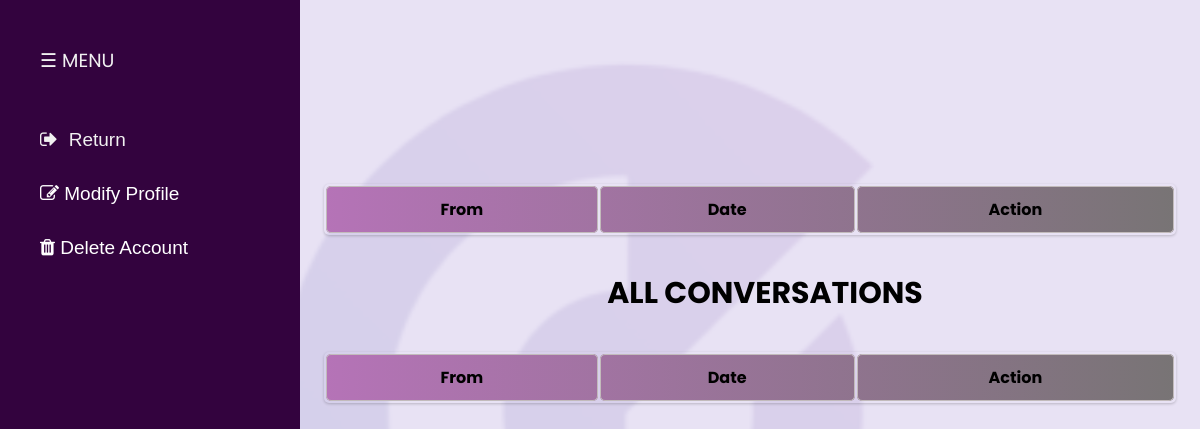
Before: /conversations_ent.php (signed in) with the older database file.
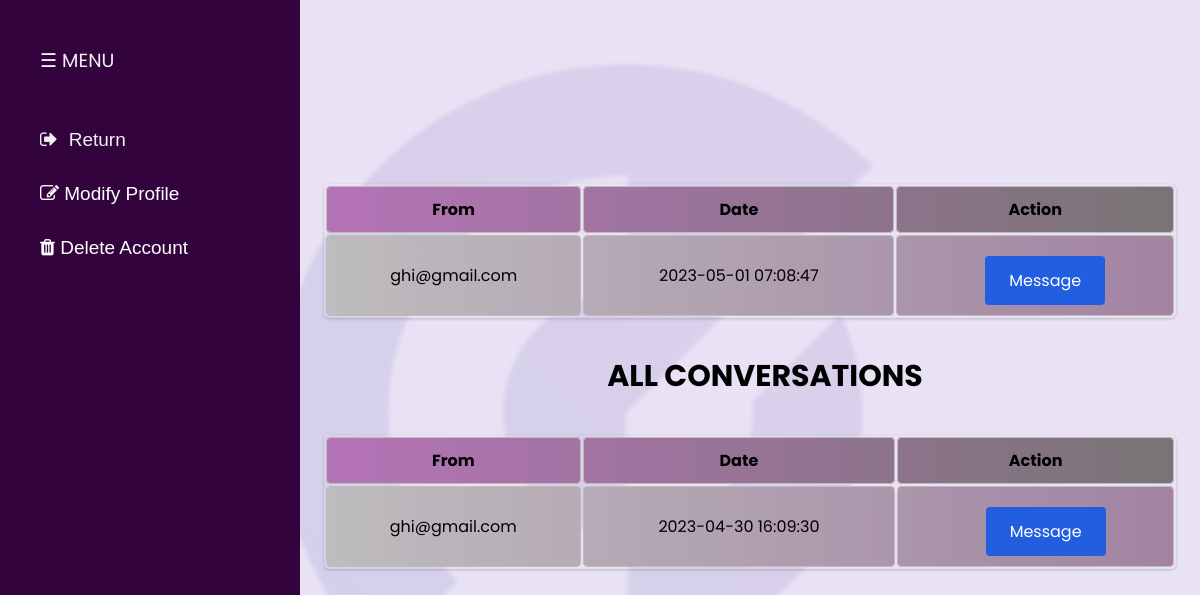
After: the same page with the newer database file.
### tables this page shows
CREATE TABLE `messages` (
  `id` int(11) NOT NULL,
  `sender` int(11) NOT NULL,
  `receiver` int(11) NOT NULL,
  `message` text NOT NULL,
  `type` varchar(255) NOT NULL,
  `timestamp` timestamp NOT NULL DEFAULT current_timestamp(),
  `read` int(1) DEFAULT NULL
);

CREATE TABLE `influencer` (
  `id` int(6) UNSIGNED NOT NULL,
  `lastname` varchar(30) NOT NULL,
  `firstname` varchar(30) NOT NULL,
  `email` varchar(30) NOT NULL,
  `password` varchar(30) NOT NULL,
  `age` int(6) NOT NULL
);

### conversations_ent.php (the view, shortened to what this page needs)
<!DOCTYPE html>
<html lang="en">
<head>
    <link rel="stylesheet" href="./css/entreprise.css">
    <link rel="stylesheet" href="https://cdnjs.cloudflare.com/ajax/libs/font-awesome/4.7.0/css/font-awesome.min.css">
</head>
<body>
    <nav>
        <ul>
            <li>&#9776; MENU </li><br><br>
            <li>
            <i class="fa fa-sign-out"></i>
                <input type="submit" value="Return" onclick="window.location.href='entreprise.php'">
            </li><br>
            <li><a href="modifypfent.php"><i class="fa fa-pencil-square-o"></i> Modify Profile</a>
            </li><br>
            <li><a href="delete.php"><i class="fa fa-trash"></i> Delete Account</a>
            </li><br>
        </ul>
    </nav>
    <main></main>
    <div class="main">
<?php
include_once 'database.php';
$id = $_SESSION['id'];
$sql = "SELECT * FROM messages join influencer on messages.sender = influencer.id WHERE receiver='$id' and `type` like 'inf'and `read`=0 group by sender order by timestamp ";
$result = mysqli_query($conn, $sql);
echo "<table>";
echo "<th>From</th><th>Date</th><th>Action</th>";
foreach ($result as $row) {
    echo "<tr>";
    echo "<td>" .$row['email'] . "</td>";
    echo "<td>".$row['timestamp']."</td>";
               echo "<td>";
        echo "<form method='post'>";
        echo "<button type='submit' class='message-btn' name='message'>Message</button>";
        echo "</form>";
        echo "</td>";
        echo "</tr>";
    }
    echo "</table>";
    echo "<h1><center>ALL CONVERSATIONS</center></h1>";
    $sql2 = "SELECT * FROM messages join influencer on messages.sender = influencer.id WHERE receiver='$id' and `type` like 'inf' group by sender order by timestamp ";
$result2 = mysqli_query($conn, $sql2);
echo "<table>";
echo "<th>From</th><th>Date</th><th>Action</th>";
foreach ($result2 as $row2) {
    echo "<tr>";
    echo "<td>" .$row2['email'] . "</td>";
    echo "<td>".$row2['timestamp']."</td>";
               echo "<td>";
        echo "<form method='post'>";
        echo "<button type='submit' class='message-btn' name='message'>Message</button>";
        echo "</form>";
        echo "</td>";
        echo "</tr>";
    }
    echo "</table>";
       ?>
</div>
</body>
</html>

Changed rows visible on the page:
added messages: influencer.email "ghi@gmail.com", timestamp "2023-05-01 07:08:47"
added messages: influencer.email "ghi@gmail.com", timestamp "2023-04-30 16:09:30", shown under "ALL CONVERSATIONS"
